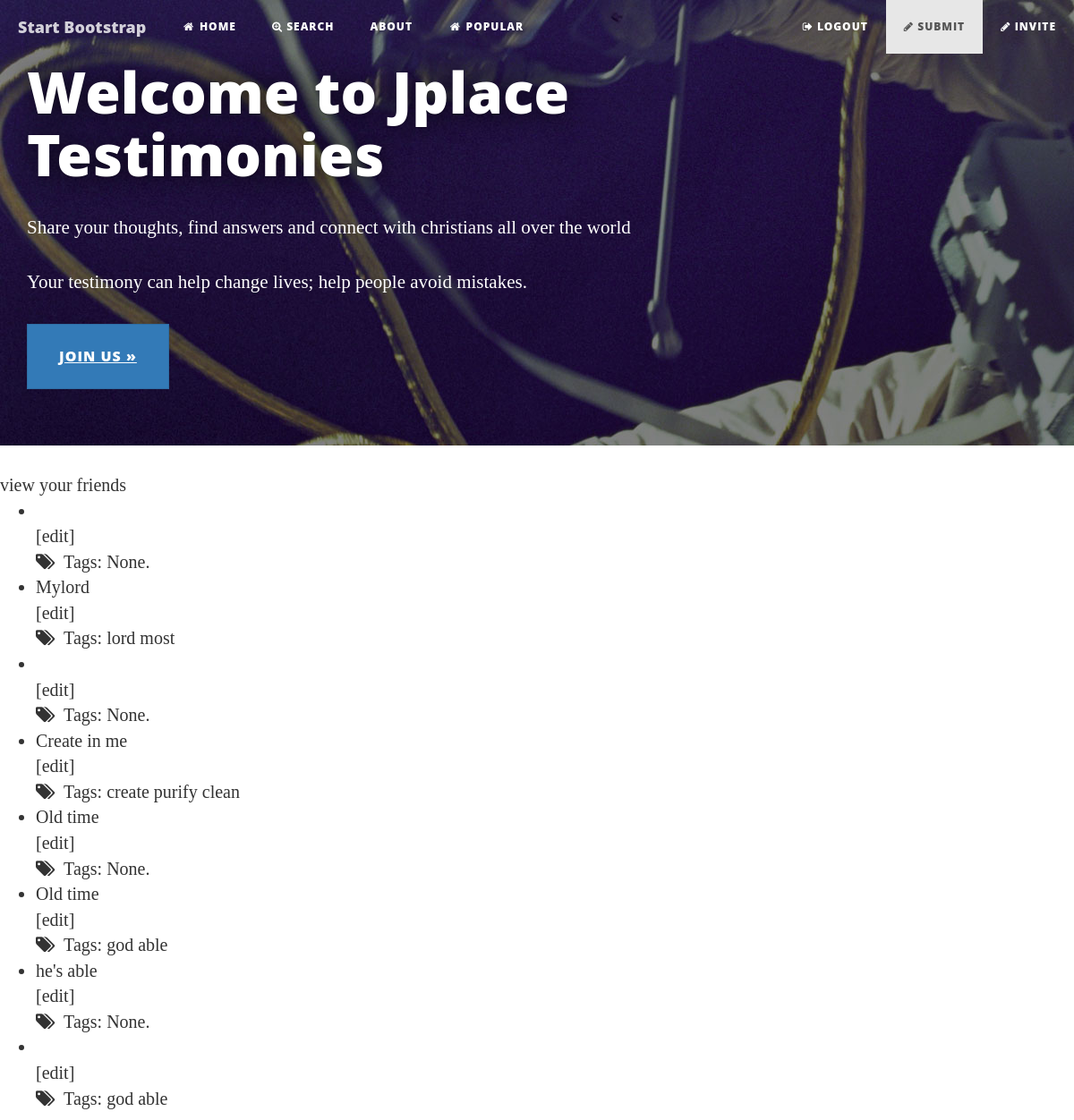
Page /user/ugochukwu/ (signed in) on the committed database.
### jplaceapp/models.py (models this page shows, shortened)
class Testimonies(models.Model):
    title = models.CharField(max_length=200)
    user = models.ForeignKey(User)
    testimonies = models.ForeignKey(My_testimony)

class Tag(models.Model):
    name = models.CharField(max_length=64, unique=True)
    testimony = models.ManyToManyField(Testimonies)

### jplaceapp/views.py (the view)
# urls.py: url(r'^user/(\w+)/$', 'jplaceapp.views.user_page', name='user_page'),
def user_page(request, username):
    user = get_object_or_404(User, username=username)
    testimony = user.testimonies_set.order_by('-id')
    is_friend = Friendship.objects.filter(from_friend=request.user,to_friend=user )
    context={
        'testimony': testimony,
        'username': username,
         'show_tags': True,
        'show_edit': username == request.user.username,
         'is_friend': is_friend,
        }
    return render(request,"user_page.html",context)

### templates/user_page.html (shortened to what this page needs)
{% extends "base.html" %}
{% load staticfiles %}
{% block content %}
<div class="jumbotron" >
        <div class="container" style="">
            <div class="row">
                <div class="col-sm-8">
                <h1>Welcome to Jplace Testimonies</h1>
                <p>Share your thoughts, find answers and connect with christians all over the world</p>
                <p>Your testimony can help change lives; help people avoid mistakes.</p>
                  <p>
                      <a class="btn btn-lg btn-primary" href="" role="button">Join Us &raquo;</a>
                  </p>
                </div>
            </div>
        </div>
    </div>
{% ifequal user.username username %}
    <a href="/friends/{{ username }}/">view your friends</a>
{% endifequal %}
{% include "testimony_list.html" %}
{% endblock %}

### templates/testimony_list.html (shortened to what this page needs)
{% if testimony %}
<ul class="testimony">
    {% for obj in testimony %}
    <li> <a href="{{ obj.testimonies.testimony | escape }}" class="title">
         {{ obj.title | escape  }}</a>        <br />
         {% if show_edit %}
            <a href="/save/?testimony={{ obj.testimonies.testimony | urlencode }}" class="edit">[edit]</a>
        {% endif %}        <br />
        {% if show_tags %}
       <i class="fa fa-tags" aria-hidden="true"></i>&nbsp; Tags:
    {% if obj.tag_set.all %}
        <ul class="tags">
            {% for tag in obj.tag_set.all %}
            <li><a href="/tag/{{ tag.name | urlencode  }}/">{{ tag.name | escape }}</a></li>
    {% endfor %}
        </ul>
        {% else %}
        None.
        {% endif %}<br />
        {% endif %}
     </li>
    {% endfor %}
</ul>
{% else %}
<p>No testimony found.</p>
{% endif %}

### static/our_static/css/home.css (style rules this page uses)
body { min-height: 1000px; }
.jumbotron { margin-top: 50px; }
.jumbotron h1 { font-size: 64px; text-shadow: 0 1px 1px rgba(0,0,0,0.25),0 1px 30px rgba(0,0,0,0.75); }
ul.tags, ul.tags li { display: inline; margin: 0; padding: 0; }

### rows in the picture
Testimonies: shows "None."
Testimonies: title "Mylord"
Tag: name "lord"
Tag: name "most"
Testimonies: shows "None."
Testimonies: title "Create in me"
Tag: name "create"
Tag: name "purify"
Tag: name "clean"
Testimonies: title "Old time", shows "None."
Testimonies: title "Old time"
Tag: name "god"
Tag: name "able"
Testimonies: title "he's able", shows "None."
